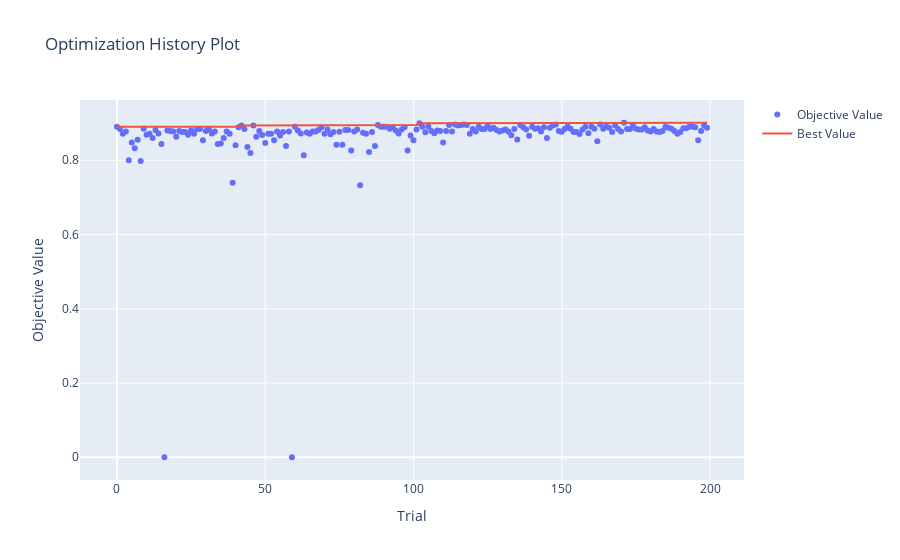
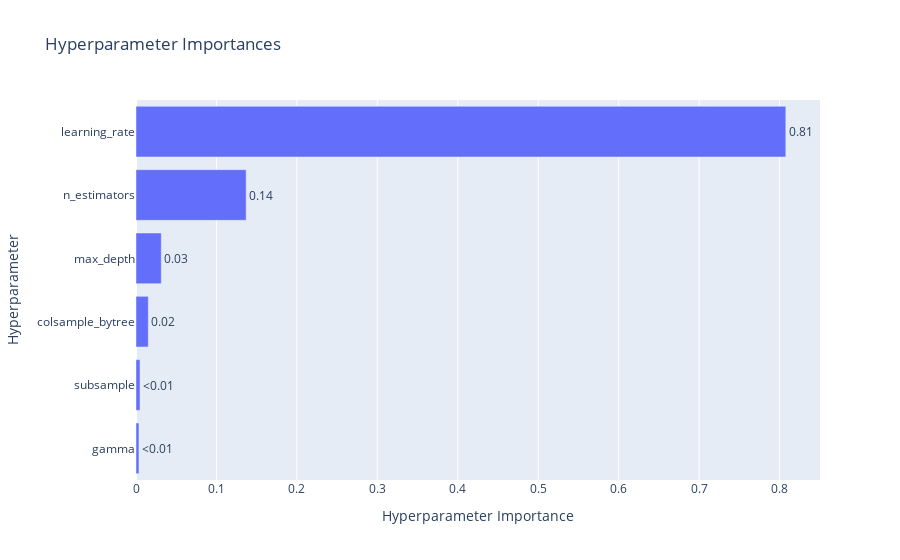

Source (notebook cell) for these figures, in order:
### Code cell
import optuna.visualization as vis

vis.plot_optimization_history(optuna_study).show()
vis.plot_param_importances(optuna_study).show()

### Figure 1 — Plotly figure (JSON) as saved in the notebook; plotly's stock layout.template omitted (floating-point values rounded to 4 significant figures; data arrays with more than 128 entries replaced by an {"elided": "..."} marker saying what was removed)
{"data": [{"mode": "markers", "name": "Objective Value", "type": "scatter", "x": {"elided": "200 int values"}, "y": {"elided": "200 float values"}}, {"mode": "lines", "name": "Best Value", "type": "scatter", "x": {"elided": "200 int values"}, "y": {"elided": "200 float values"}}, {"marker": {"color": "#cccccc"}, "mode": "markers", "name": "Infeasible Trial", "showlegend": false, "type": "scatter", "x": [], "y": []}], "layout": {"title": {"text": "Optimization History Plot"}, "xaxis": {"title": {"text": "Trial"}}, "yaxis": {"title": {"text": "Objective Value"}}}}

### Figure 2 — Plotly figure (JSON) as saved in the notebook; plotly's stock layout.template omitted (floating-point values rounded to 4 significant figures)
{"data": [{"cliponaxis": false, "hovertemplate": ["gamma (FloatDistribution): 0.0036618069086412496<extra></extra>", "subsample (FloatDistribution): 0.004957903480989258<extra></extra>", "colsample_bytree (FloatDistribution): 0.015294781421345964<extra></extra>", "max_depth (IntDistribution): 0.0313985758570328<extra></extra>", "n_estimators (IntDistribution): 0.136925184235645<extra></extra>", "learning_rate (FloatDistribution): 0.8077617480963458<extra></extra>"], "name": "Objective Value", "orientation": "h", "text": ["<0.01", "<0.01", "0.02", "0.03", "0.14", "0.81"], "textposition": "outside", "type": "bar", "x": [0.003662, 0.004958, 0.01529, 0.0314, 0.1369, 0.8078], "y": ["gamma", "subsample", "colsample_bytree", "max_depth", "n_estimators", "learning_rate"]}], "layout": {"title": {"text": "Hyperparameter Importances"}, "xaxis": {"title": {"text": "Hyperparameter Importance"}}, "yaxis": {"title": {"text": "Hyperparameter"}}}}
